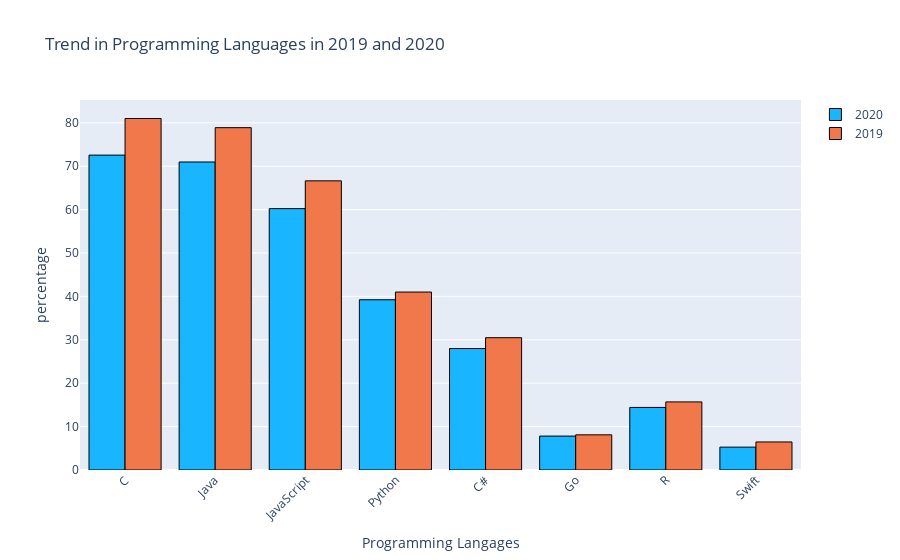

Notebook code for this chart:
### Code cell
x = t_language_df.index

trace1 = go.Bar(x=x,
                y=t_language_df['2020'],
                name='2020',
                hovertemplate = '%{x}: %{y:.2f}%<extra></extra><br>'+
                '2020',
                marker={'color':'rgba(25,181,254,1)', 'line':{'color':'#000','width':1}}
               )
trace2 = go.Bar(x=x,
                y=t_language_df['2019'],
                hovertemplate = '%{x}: %{y:.2f}%<extra></extra><br>'+
                '2019',
                name='2019',
                marker={'color':'rgba(241,120,75,1)', 'line':{'color':'#000','width':1}}
               )
data = [trace1,trace2]
layout = {
  'xaxis': {'title': 'Programming Langages','tickangle':-45},
  'yaxis': {'title': 'percentage'},
  'barmode': 'group',
  'hoverlabel':{
        'bgcolor':'white', 
        'font_size':16, 
        'font_family':'Rockwell'
    },
  'title': 'Trend in Programming Languages in 2019 and 2020'
};

fig = go.Figure(data, layout)
fig.show(display_as)

### Figure 1 — Plotly figure (JSON) as saved in the notebook; plotly's stock layout.template omitted (floating-point values rounded to 4 significant figures)
{"data": [{"hovertemplate": "%{x}: %{y:.2f}%<extra></extra><br>2020", "marker": {"color": "rgba(25,181,254,1)", "line": {"color": "#000", "width": 1}}, "name": "2020", "type": "bar", "x": ["C", "Java", "JavaScript", "Python", "C#", "Go", "R", "Swift"], "y": [72.55, 70.97, 60.23, 39.23, 27.99, 7.816, 14.42, 5.27]}, {"hovertemplate": "%{x}: %{y:.2f}%<extra></extra><br>2019", "marker": {"color": "rgba(241,120,75,1)", "line": {"color": "#000", "width": 1}}, "name": "2019", "type": "bar", "x": ["C", "Java", "JavaScript", "Python", "C#", "Go", "R", "Swift"], "y": [80.99, 78.88, 66.63, 41.0, 30.49, 8.102, 15.69, 6.462]}], "layout": {"autosize": true, "barmode": "group", "hoverlabel": {"bgcolor": "white", "font": {"family": "Rockwell", "size": 16}}, "title": {"text": "Trend in Programming Languages in 2019 and 2020"}, "xaxis": {"autorange": true, "range": [-0.5, 7.5], "tickangle": -45, "title": {"text": "Programming Langages"}, "type": "category"}, "yaxis": {"autorange": true, "range": [0, 85.25], "title": {"text": "percentage"}, "type": "linear"}}}
